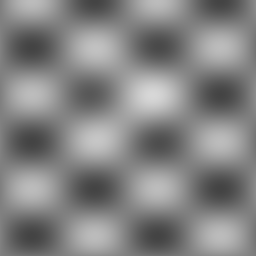
#> input picture l2l_dct/assets/test_image.png, 256 x 256 px
$ python run_phase3_l2l_lossless.py
#> lines starting #> are read from the running program, lines starting #| are printed output that depends on the picture
### l2l_dct/common.py
#!/usr/bin/env python3
"""Shared utilities for L2L run scripts."""

from __future__ import annotations

import sys
from pathlib import Path

import numpy as np
from PIL import Image

PROJECT_DIR = Path(__file__).resolve().parent
PYTHON_DIR = PROJECT_DIR / "python"
ASSETS_DIR = PROJECT_DIR / "assets"
OUTPUT_DIR = PROJECT_DIR / "output"

sys.path.insert(0, str(PYTHON_DIR))


def load_grayscale(path: Path, size: tuple[int, int] | None = (512, 512)) -> np.ndarray:
#> called with size = (512, 512)
    img = Image.open(path).convert("L")
#> img is the input picture: PIL image 256x256 L; min 68, max 215, mean 131.3
    if size:
        img = img.resize(size, Image.Resampling.LANCZOS)
#> img: PIL image 512x512 L
    arr = np.array(img, dtype=np.uint8)
    h, w = arr.shape
#> h = 512; w = 512
    if h % 2:
        arr = arr[:-1]
    if w % 16:
        arr = arr[:, : (w // 16) * 16]
    if h % 16:
        arr = arr[: (h // 16) * 16]
    return arr


def ensure_output() -> Path:
    OUTPUT_DIR.mkdir(exist_ok=True)
    return OUTPUT_DIR

### l2l_dct/python/l2l/analysis.py
"""L2L analysis — parallel C2D / D2D with SIB on both paths."""

from __future__ import annotations

from dataclasses import dataclass

import numpy as np

from fixed_point import round_block, to_fixed
from dct.reference import BLOCK_SIZE, c2d_batch, d2d_batch


@dataclass
class AnalysisResult:
    yi: np.ndarray
    ti: np.ndarray
    side_y: np.ndarray | None
    side_t: np.ndarray | None
    xi_shape: tuple[int, int]
    block_size: int

    # [5 lines left out: function side_info, not called in this run]


def split_image_l2l(image: np.ndarray, block_size: int = BLOCK_SIZE) -> tuple[np.ndarray, np.ndarray]:
#> called with block_size = 8
    half = image.shape[0] // 2
#> half = 256
    return image[:half].copy(), image[half:].copy()


def merge_image_l2l(xi: np.ndarray, si: np.ndarray) -> np.ndarray:
    return np.vstack([xi, si])


def _blocks_from_image(part: np.ndarray, block_size: int) -> tuple[np.ndarray, tuple[int, int, int, int]]:
    h, w = part.shape
    nh, nw = h // block_size, w // block_size
    blocks = (
        part.reshape(nh, block_size, nw, block_size)
        .transpose(0, 2, 1, 3)
        .reshape(-1, block_size, block_size)
        .astype(np.float64)
    )
    return blocks, (nh, nw, h, w)


def _blocks_to_image(blocks: np.ndarray, layout: tuple[int, int, int, int], block_size: int) -> np.ndarray:
    nh, nw, h, w = layout
    return (
        blocks.reshape(nh, nw, block_size, block_size)
        .transpose(0, 2, 1, 3)
        .reshape(h, w)
    )


def _forward_blocks(
    xi_blocks: np.ndarray,
    si_blocks: np.ndarray,
    use_sib: bool,
) -> tuple[np.ndarray, np.ndarray, np.ndarray | None, np.ndarray | None]:
    yi_exact = to_fixed(c2d_batch(xi_blocks))
    ti_exact = to_fixed(d2d_batch(si_blocks))
    yi = round_block(yi_exact)
    ti = round_block(ti_exact)

    if not use_sib:
        return yi, ti, None, None

    return yi, ti, (yi_exact - yi).astype(np.int64), (ti_exact - ti).astype(np.int64)


def analyze_image(
    image: np.ndarray,
    block_size: int = BLOCK_SIZE,
    use_sib: bool = False,
) -> AnalysisResult:
    xi_img, si_img = split_image_l2l(image, block_size)
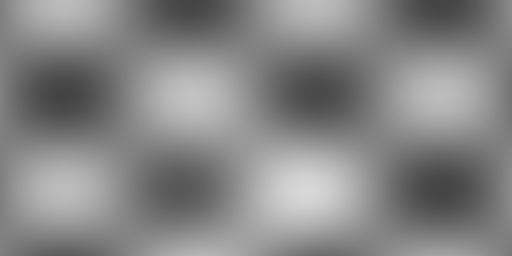
#> xi_img: shape (256, 512); min 68, max 215, mean 133.7
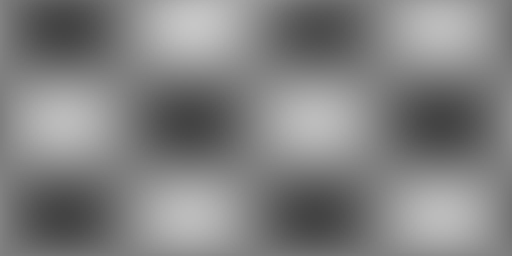
#> si_img: shape (256, 512); min 68, max 198, mean 129
    xi_blocks, layout = _blocks_from_image(xi_img, block_size)
#> layout = (32, 64, 256, 512)
    si_blocks, _ = _blocks_from_image(si_img, block_size)

    yi_b, ti_b, sy_b, st_b = _forward_blocks(xi_blocks, si_blocks, use_sib)
    h, w = xi_img.shape
#> h = 256; w = 512

    yi_full = _blocks_to_image(yi_b, layout, block_size)
#> in _blocks_to_image, `nh, nw, h, w = layout`: nh = 32; nw = 64; h = 256; w = 512
#> in _blocks_to_image, `return ( blocks.reshape(nh, nw, block_size, block_size) .transpose(0, ..`:
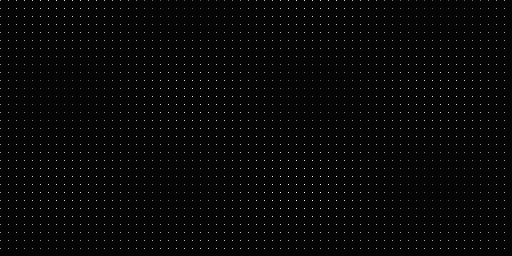
#> returned value: shape (256, 512) int64; min -2686976, max 112459776, mean 1094774.2; drawn with min black and max white
    ti_full = _blocks_to_image(ti_b, layout, block_size)
#> call 2 of _blocks_to_image, with blocks = array of shape (2048, 8, 8), layout = (32, 64, 256, 512), block_size = 8
#> in _blocks_to_image (call 2), `return ( blocks.reshape(nh, nw, block_size, block_size) .transpose(0, ..`:
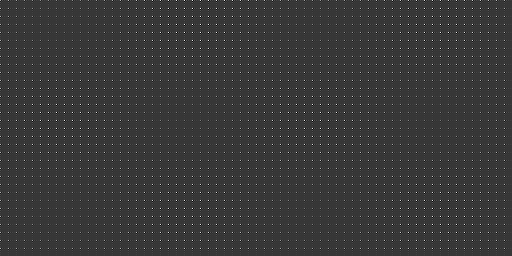
#> returned value: shape (256, 512) int64; min -24838144, max 90275840, mean 1057457; drawn with min black and max white
    sy = _blocks_to_image(sy_b, layout, block_size) if sy_b is not None else None
#> call 3 of _blocks_to_image, with blocks = array of shape (2048, 8, 8), layout = (32, 64, 256, 512), block_size = 8
#> in _blocks_to_image (call 3), `return ( blocks.reshape(nh, nw, block_size, block_size) .transpose(0, ..`:
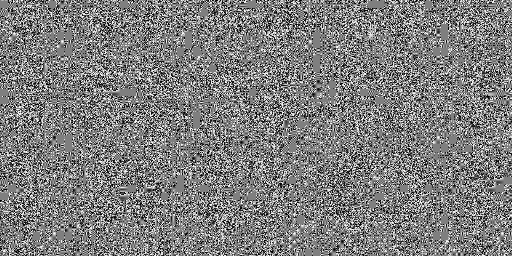
#> returned value: shape (256, 512) int64; min -16384, max 16381, mean -183.9; drawn with min black and max white
    st = _blocks_to_image(st_b, layout, block_size) if st_b is not None else None
#> call 4 of _blocks_to_image, with blocks = array of shape (2048, 8, 8), layout = (32, 64, 256, 512), block_size = 8
#> in _blocks_to_image (call 4), `return ( blocks.reshape(nh, nw, block_size, block_size) .transpose(0, ..`:
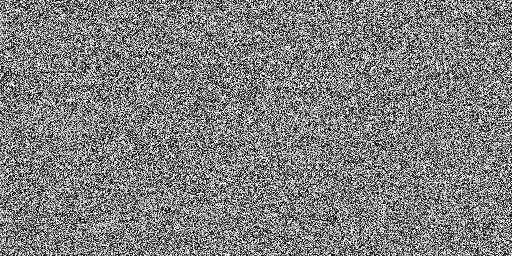
#> returned value: shape (256, 512) int64; min -16384, max 16383, mean 63; drawn with min black and max white

    return AnalysisResult(yi_full, ti_full, sy, st, (h, w), block_size)

### l2l_dct/python/dct/reference.py
"""Reference DCT-II / DCT-III (ODCT) matrix transforms."""

from __future__ import annotations

import numpy as np

BLOCK_SIZE = 8

_MATRIX_CACHE: dict[int, tuple[np.ndarray, np.ndarray]] = {}


def dct_scale(k: int, n: int = BLOCK_SIZE) -> float:
    return 1.0 / np.sqrt(n) if k == 0 else np.sqrt(2.0 / n)


def build_dct_matrix(n: int = BLOCK_SIZE) -> np.ndarray:
    """Build orthonormal DCT-II matrix C (n x n), cached."""
    if n not in _MATRIX_CACHE:
        c = np.zeros((n, n), dtype=np.float64)
        for k in range(n):
            for i in range(n):
                c[k, i] = dct_scale(k, n) * np.cos(np.pi * k * (2 * i + 1) / (2 * n))
        _MATRIX_CACHE[n] = (c, c.T)
    return _MATRIX_CACHE[n][0]


def build_idct_matrix(n: int = BLOCK_SIZE) -> np.ndarray:
    """Build orthonormal inverse DCT-III matrix D = C^T, cached."""
    if n not in _MATRIX_CACHE:
        build_dct_matrix(n)
    return _MATRIX_CACHE[n][1]


def dct_1d(signal: np.ndarray, n: int = BLOCK_SIZE) -> np.ndarray:
    return build_dct_matrix(n) @ np.asarray(signal, dtype=np.float64)


def idct_1d(coeffs: np.ndarray, n: int = BLOCK_SIZE) -> np.ndarray:
    return build_idct_matrix(n) @ np.asarray(coeffs, dtype=np.float64)


# [10 lines left out: functions dct_2d, idct_2d, not called in this run]


def c2d_batch(blocks: np.ndarray) -> np.ndarray:
    """Batched C @ block @ C.T for blocks shaped (N, 8, 8)."""
    c = build_dct_matrix(BLOCK_SIZE)
    return np.einsum("ij,njk,kl->nil", c, blocks, c.T, optimize=True)


def d2d_batch(blocks: np.ndarray) -> np.ndarray:
    """Batched D @ block @ D.T for blocks shaped (N, 8, 8)."""
    d = build_idct_matrix(BLOCK_SIZE)
    return np.einsum("ij,njk,kl->nil", d, blocks, d.T, optimize=True)

### l2l_dct/python/metrics.py
"""Image quality metrics."""

from __future__ import annotations

import numpy as np


def mse(original: np.ndarray, reconstructed: np.ndarray) -> float:
    diff = original.astype(np.float64) - reconstructed.astype(np.float64)
#> diff: shape (512, 512) float64; every value is 0
#| MSE:  0.000000e+00
    return float(np.mean(diff ** 2))


def psnr(original: np.ndarray, reconstructed: np.ndarray, peak: float = 255.0) -> float:
#> called with peak = 255
    err = mse(original, reconstructed)
#> err = 0
#| PSNR: inf dB
#| Estimated bpp: 25.6066
    if err == 0:
        return float("inf")
    return 10.0 * np.log10(peak ** 2 / err)


# [5 lines left out: function coding_gain, not called in this run]

### l2l_dct/python/viz.py
"""Visualization helpers for L2L demos."""

from __future__ import annotations

from pathlib import Path

import matplotlib.pyplot as plt
import numpy as np


def save_comparison(
    original: np.ndarray,
    reconstructed: np.ndarray,
    out_path: Path,
    title: str = "",
) -> None:
#> called with title = 'L2L lossless'
    diff = np.abs(original.astype(np.float64) - reconstructed.astype(np.float64))
    diff_vis = np.clip(diff * 8, 0, 255).astype(np.uint8)
#> diff_vis: shape (512, 512); every value is 0

    fig, axes = plt.subplots(1, 3, figsize=(12, 4))
    axes[0].imshow(original, cmap="gray")
    axes[0].set_title("Исходное")
    axes[1].imshow(reconstructed, cmap="gray")
    axes[1].set_title("Восстановленное")
    axes[2].imshow(diff_vis, cmap="hot")
    axes[2].set_title("Разность ×8")
    if title:
        fig.suptitle(title)
    for ax in axes:
        ax.axis("off")
    plt.tight_layout()
    fig.savefig(out_path, dpi=150)
    plt.close(fig)


# [48 lines left out: functions save_chessboard_demo, save_rate_distortion, save_dct_basis, not called in this run]

### l2l_dct/python/l2l/codec.py
"""L2L codec: lossless and lossy pipelines."""

from __future__ import annotations

import struct
import zlib
from dataclasses import dataclass

import numpy as np

from l2l.analysis import AnalysisResult, analyze_image
from l2l.quantizer import quantize_image_blocks
from l2l.synthesis import synthesize_image


@dataclass
class EncodedImage:
    yi_bytes: bytes
    ti_bytes: bytes
    side_y_bytes: bytes | None
    side_t_bytes: bytes | None
    shape: tuple[int, int]
    block_size: int
    lossless: bool
    quant_step: int


def _pack_int64_array(arr: np.ndarray) -> bytes:
    flat = arr.astype(np.int64).ravel()
    header = struct.pack("III", arr.shape[0], arr.shape[1], len(flat))
    return header + flat.tobytes()


def _unpack_int64_array(data: bytes) -> np.ndarray:
    h, w, n = struct.unpack("III", data[:12])
    flat = np.frombuffer(data[12:], dtype=np.int64, count=n)
    return flat.reshape(h, w)


def encode_lossless(image: np.ndarray, block_size: int = 8) -> EncodedImage:
    result = analyze_image(image, block_size, use_sib=True)
    return EncodedImage(
        yi_bytes=zlib.compress(_pack_int64_array(result.yi)),
        ti_bytes=zlib.compress(_pack_int64_array(result.ti)),
        side_y_bytes=zlib.compress(_pack_int64_array(result.side_y)),
        side_t_bytes=zlib.compress(_pack_int64_array(result.side_t)),
        shape=image.shape,
        block_size=block_size,
        lossless=True,
        quant_step=0,
    )


def decode_lossless(encoded: EncodedImage) -> np.ndarray:
    yi = _unpack_int64_array(zlib.decompress(encoded.yi_bytes))
    result = AnalysisResult(
        yi=yi,
        ti=_unpack_int64_array(zlib.decompress(encoded.ti_bytes)),
        side_y=_unpack_int64_array(zlib.decompress(encoded.side_y_bytes)),
        side_t=_unpack_int64_array(zlib.decompress(encoded.side_t_bytes)),
        xi_shape=yi.shape,
        block_size=encoded.block_size,
    )
    return synthesize_image(result, use_sib=True)


# [27 lines left out: functions encode_lossy, decode_lossy, not called in this run]


def estimate_bpp(encoded: EncodedImage) -> float:
    total = len(encoded.yi_bytes) + len(encoded.ti_bytes)
    if encoded.side_y_bytes:
        total += len(encoded.side_y_bytes) + len(encoded.side_t_bytes)
    return total * 8 / (encoded.shape[0] * encoded.shape[1])


# [7 lines left out: function rate_distortion_point, not called in this run]

### l2l_dct/python/fixed_point.py
"""Fixed-point arithmetic for L2L DCT-ODCT."""

from __future__ import annotations

import numpy as np

# Pixel format: Q8.0 (uint8) promoted to Q16.16 for internal math
FRAC_BITS = 16
SCALE = 1 << FRAC_BITS

# Methodology comparison format S1.10 (12-bit) for MATLAB cross-check
WORD_BITS = 12
METH_FRAC_BITS = 10


# [14 lines left out: functions saturate, round_to_frac, not called in this run]


def to_fixed(values: np.ndarray, frac_bits: int = FRAC_BITS) -> np.ndarray:
    scaled = np.round(values.astype(np.float64) * (1 << frac_bits)).astype(np.int64)
    return scaled


def from_fixed(values: np.ndarray, frac_bits: int = FRAC_BITS) -> np.ndarray:
    return values.astype(np.float64) / (1 << frac_bits)


def mul_const(value: np.int64 | int, coeff: float, frac_bits: int = FRAC_BITS) -> np.int64:
    coeff_fp = int(round(coeff * (1 << frac_bits)))
    return np.int64(round_to_frac(np.int64(value) * coeff_fp, frac_bits))


def ladder_round(values: np.ndarray, lost_bits: int = 15) -> np.ndarray:
    """Ladder rounding node: zero lower bits of Q16 fraction (default ≈ S1.10)."""
    v = values.astype(np.int64)
    half = 1 << (lost_bits - 1)
    return ((v + half) >> lost_bits) << lost_bits


def round_block(values: np.ndarray, frac_bits: int = FRAC_BITS) -> np.ndarray:
    return ladder_round(values)


def to_uint8(values: np.ndarray, frac_bits: int = FRAC_BITS) -> np.ndarray:
    rounded = from_fixed(values.astype(np.int64), frac_bits)
    return np.clip(np.round(rounded), 0, 255).astype(np.uint8)


def to_methodology_fixed(values: np.ndarray) -> np.ndarray:
    """Convert to S1.10 12-bit format for MATLAB comparison."""
    return saturate(round_to_frac(to_fixed(values), METH_FRAC_BITS), WORD_BITS)

### l2l_dct/python/l2l/synthesis.py
"""L2L synthesis — inverse D2D / C2D paths."""

from __future__ import annotations

import numpy as np

from fixed_point import from_fixed, round_block, to_fixed
from dct.reference import BLOCK_SIZE, c2d_batch, d2d_batch
from l2l.analysis import AnalysisResult, _blocks_from_image, _blocks_to_image, merge_image_l2l


def _inverse_blocks(
    yi_blocks: np.ndarray,
    ti_blocks: np.ndarray,
    side_y: np.ndarray | None,
    side_t: np.ndarray | None,
    use_sib: bool,
) -> tuple[np.ndarray, np.ndarray]:
    if use_sib and side_y is not None and side_t is not None:
        yi_fl = from_fixed(yi_blocks + side_y)
        ti_fl = from_fixed(ti_blocks + side_t)
        return d2d_batch(yi_fl), c2d_batch(ti_fl)

    yi_fl = from_fixed(yi_blocks)
    ti_fl = from_fixed(ti_blocks)
    xi = from_fixed(round_block(to_fixed(d2d_batch(yi_fl))))
    si = from_fixed(round_block(to_fixed(c2d_batch(ti_fl))))
    return xi, si


def synthesize_image(result: AnalysisResult, use_sib: bool = False) -> np.ndarray:
    bs = result.block_size
    yi_blocks, layout = _blocks_from_image(result.yi.astype(np.float64), bs)
    ti_blocks, _ = _blocks_from_image(result.ti.astype(np.float64), bs)

    sy_b = st_b = None
    if use_sib and result.side_y is not None and result.side_t is not None:
        sy_b, _ = _blocks_from_image(result.side_y.astype(np.float64), bs)
        st_b, _ = _blocks_from_image(result.side_t.astype(np.float64), bs)

    xi_out, si_out = _inverse_blocks(yi_blocks, ti_blocks, sy_b, st_b, use_sib)
    xi_img = _blocks_to_image(xi_out, layout, bs)
    si_img = _blocks_to_image(si_out, layout, bs)

    merged = merge_image_l2l(xi_img, si_img)
    return np.clip(np.round(merged), 0, 255).astype(np.uint8)


# [4 lines left out: function analysis_synthesis_roundtrip, not called in this run]

### l2l_dct/run_phase3_l2l_lossless.py
#!/usr/bin/env python3
"""Phase 3: L2L lossless codec."""

from common import ASSETS_DIR, ensure_output, load_grayscale
from l2l.codec import decode_lossless, encode_lossless, estimate_bpp
from metrics import mse, psnr
from viz import save_comparison


def main() -> None:
    out = ensure_output()
    image = load_grayscale(ASSETS_DIR / "test_image.png")
    print("=== Phase 3: L2L lossless ===")

    enc = encode_lossless(image)
    dec = decode_lossless(enc)
    print(f"MSE:  {mse(image, dec):.6e}")
    print(f"PSNR: {psnr(image, dec):.2f} dB")
    print(f"Estimated bpp: {estimate_bpp(enc):.4f}")

    save_comparison(image, dec, out / "phase3_lossless.png", "L2L lossless")
    print(f"Saved {out / 'phase3_lossless.png'}")


if __name__ == "__main__":
    main()
